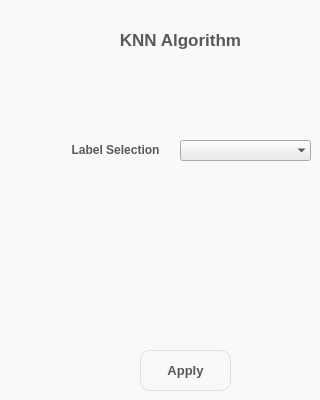
     <widget class="QWidget" name="knn_page">
      <property name="styleSheet">
       <string notr="true">background-color: rgb(249,249,249);</string>
      </property>
      <widget class="QLabel" name="label_11">
       <property name="geometry">
        <rect>
         <x>50</x>
         <y>20</y>
         <width>261</width>
         <height>41</height>
        </rect>
       </property>
       <property name="font">
        <font>
         <family>Segoe UI</family>
         <pointsize>13</pointsize>
         <weight>75</weight>
         <bold>true</bold>
        </font>
       </property>
       <property name="styleSheet">
        <string notr="true">color: rgb(90, 89, 90);</string>
       </property>
       <property name="text">
        <string>&lt;html&gt;&lt;head/&gt;&lt;body&gt;&lt;p align=&quot;center&quot;&gt;KNN Algorithm&lt;/p&gt;&lt;/body&gt;&lt;/html&gt;</string>
       </property>
      </widget>
      <widget class="QPushButton" name="knn_train_btn">
       <property name="geometry">
        <rect>
         <x>140</x>
         <y>350</y>
         <width>91</width>
         <height>41</height>
        </rect>
       </property>
       <property name="font">
        <font>
         <family>Segoe UI</family>
         <pointsize>10</pointsize>
         <weight>75</weight>
         <bold>true</bold>
        </font>
       </property>
       <property name="styleSheet">
        <string notr="true">QPushButton#knn_train_btn {
    border-radius: 10px;
border: 1px solid rgb(224,224,224);
    color: rgb(90, 89, 90);
}

QPushButton:hover {
    /* Add your hover effect styles here */
    background-color: rgb(170,172,175); /* Example: change background color to red */
}
</string>
       </property>
       <property name="text">
        <string>Apply</string>
       </property>
      </widget>
      <widget class="QComboBox" name="class_selection_knn">
       <property name="geometry">
        <rect>
         <x>180</x>
         <y>140</y>
         <width>131</width>
         <height>21</height>
        </rect>
       </property>
       <property name="font">
        <font>
         <family>Segoe UI</family>
         <weight>75</weight>
         <bold>true</bold>
        </font>
       </property>
       <property name="styleSheet">
        <string notr="true">background-color: rgb(235, 234, 236);</string>
       </property>
       <property name="placeholderText">
        <string>choose class</string>
       </property>
       <property name="frame">
        <bool>false</bool>
       </property>
      </widget>
      <widget class="QLabel" name="label_15">
       <property name="geometry">
        <rect>
         <x>60</x>
         <y>140</y>
         <width>111</width>
         <height>21</height>
        </rect>
       </property>
       <property name="font">
        <font>
         <family>Segoe UI</family>
         <weight>75</weight>
         <bold>true</bold>
        </font>
       </property>
       <property name="styleSheet">
        <string notr="true">color: rgb(90, 89, 90);</string>
       </property>
       <property name="text">
        <string>&lt;html&gt;&lt;head/&gt;&lt;body&gt;&lt;p align=&quot;center&quot;&gt;Label Selection&lt;/p&gt;&lt;/body&gt;&lt;/html&gt;</string>
       </property>
      </widget>
     </widget>
